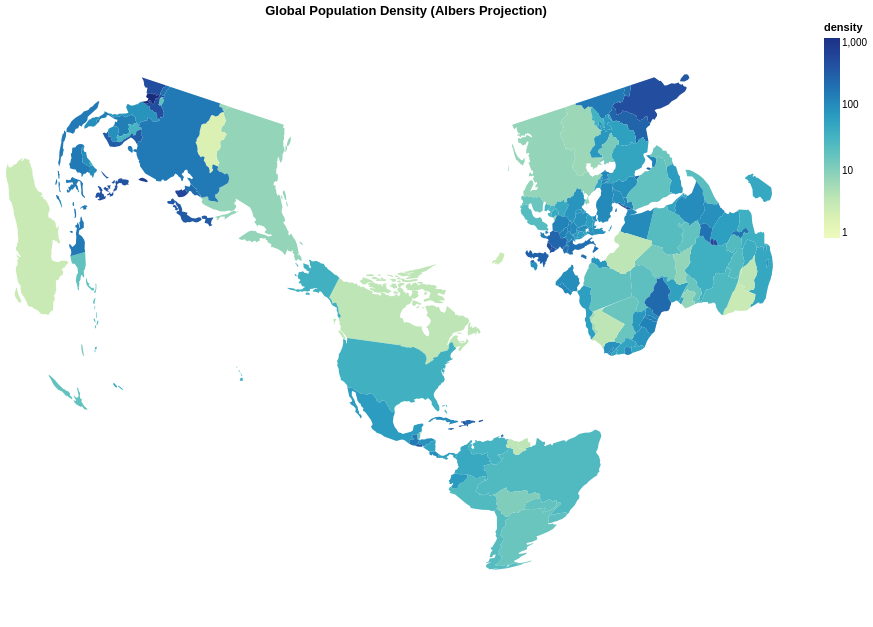

The notebook cell this image was saved under:
### Markdown cell above
**Exploration 4.** Create a global population density choropleth with the Albers map projection.

### Code cell
alt.Chart(countries).mark_geoshape().encode(
    color=alt.Color('density:Q', scale=alt.Scale(type="log", domain=[1, 1000])),
    tooltip=['name:N', 'areaInSqKm:Q', 'population:Q', 'density:Q']
).project(
    type='albers'
).properties(
    width=800,
    height=600,
    title='Global Population Density (Albers Projection)'
)

### Figure 1 — Vega-Lite specification as saved in the notebook (floating-point values rounded to 4 significant figures; data arrays with more than 128 entries replaced by an {"elided": "..."} marker saying what was removed)
{"config": {"view": {"continuousWidth": 300, "continuousHeight": 300}}, "data": {"name": "data-e4a17ae49b84cef274ee61a423341e4c"}, "mark": {"type": "geoshape"}, "encoding": {"color": {"field": "density", "scale": {"domain": [1, 1000], "type": "log"}, "type": "quantitative"}, "tooltip": [{"field": "name", "type": "nominal"}, {"field": "areaInSqKm", "type": "quantitative"}, {"field": "population", "type": "quantitative"}, {"field": "density", "type": "quantitative"}]}, "height": 600, "projection": {"type": "albers"}, "title": "Global Population Density (Albers Projection)", "width": 800, "$schema": "https://vega.github.io/schema/vega-lite/v6.1.0.json", "datasets": {"data-e4a17ae49b84cef274ee61a423341e4c": {"elided": "171 records"}}}
